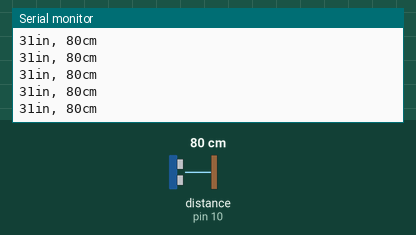
Bench run of a sketch on a simulated Arduino Uno, built with avr-gcc and run on an emulated ATmega328P. Parts: the last lines printed to the serial monitor. Wiring (inferred from the names in the program): ultrasonic range finder: trigger pin 8; echo pin 10. The inputs (shaded band) are chosen by the test bench; at power-on: distance to the obstacle (sensor on pin 10) 80 cm. The echo pulse lasts 58.3 µs per cm.

Above: at 1.2 s.
1.3 s: distance to the obstacle (sensor on pin 10) set to 2 cm
At 1.38 s:
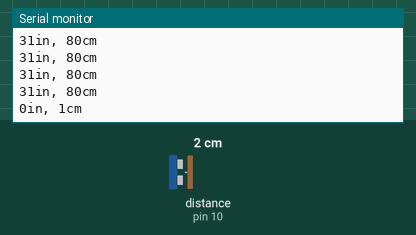
4.3 s: distance to the obstacle (sensor on pin 10) set to 4 cm
At 4.3 s:
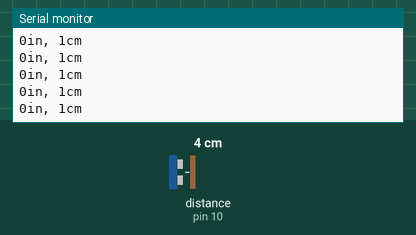
5.8 s: distance to the obstacle (sensor on pin 10) set to 35 cm
At 5.82 s:
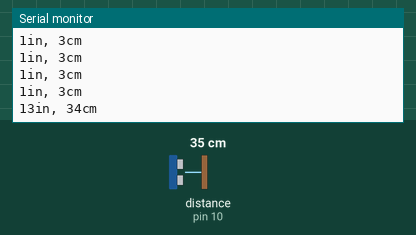
Timing chart, 0 to 8.8 s (numbered marks = the images above; inputs shaded):
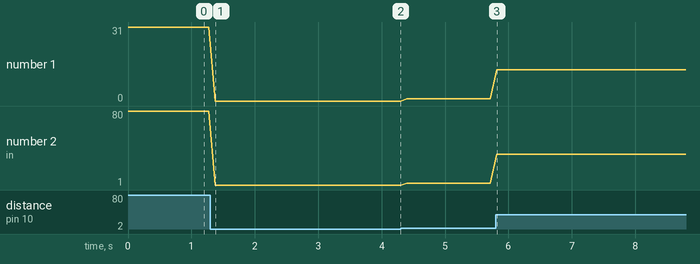

The sketch:

HCSR04BasicTest.ino
```cpp
/*
  Sketch to test the HC-SR04 distance sensor

  Written by Mark A. Heckler
  mark.heckler@gmail.com, @MkHeck
  http://www.thehecklers.org

  Distance conversion code courtesy of HC-SR04 sample program.

  Please feel free to use in any way.
*/

// Define the pins we use on the Arduino to send (Trigger) & receive (Echo)
#define TRIG_PIN 8
#define ECHO_PIN 10

void setup() {
  pinMode(TRIG_PIN, OUTPUT); // Set up trigger pin...
  pinMode (ECHO_PIN, INPUT); // ...and echo pin

  // Initialize serial communication
  Serial.begin(9600);
}

void loop()
{
  // Establish variables for duration of the ping and the distance calculated
  // in inches & centimeters
  long duration, inches, cm;

  // The ping is triggered by a HIGH pulse of 2 or more microseconds.
  // Send a short LOW pulse beforehand to ensure a clean HIGH pulse.
  digitalWrite(TRIG_PIN, LOW);
  delayMicroseconds(2);
  digitalWrite(TRIG_PIN, HIGH);
  delayMicroseconds(5);
  digitalWrite(TRIG_PIN, LOW);

  // Now read the signal from the echo pin: a HIGH pulse whose duration is
  // the time (in microseconds) from the sending of the ping to the reception
  // of its echo off of an object.
  duration = pulseIn(ECHO_PIN, HIGH);

  // convert the time into a distance
  inches = microsecondsToInches(duration);
  cm = microsecondsToCentimeters(duration);

  Serial.print(inches);
  Serial.print("in, ");
  Serial.print(cm);
  Serial.print("cm");
  Serial.println();

  delay(100);
}

long microsecondsToInches(long microseconds)
{
  /*
    According to Parallax's datasheet, there are 73.746 microseconds per inch,
    i.e. sound travels at 1130 feet/second. This gives the distance travelled
    by the ping, outbound and return, so we divide by 2 to get the distance
    of the sensed object.
  */
  return microseconds / 73.746 / 2;
}

long microsecondsToCentimeters(long microseconds)
{
  /*
    The speed of sound is 340 m/s or 29 microseconds per centimeter.
    The ping travels out and back, so to find the distance of the
    object, we take half of the distance travelled.
  */
  return microseconds / 29 / 2;
}
```

Measured:
- after the input at 1.3 s, the serial monitor: prints a new line after 0.07 s (image 1)
- after the input at 5.8 s, the serial monitor: prints a new line at once (image 3)
- plotted number 1: 31 → 0 after the input at 1.3 s, 1 → 13 after the input at 5.8 s
- plotted number 2: 80 → 1 after the input at 1.3 s, 1 → 3 after the input at 4.3 s, 3 → 34 after the input at 5.8 s
